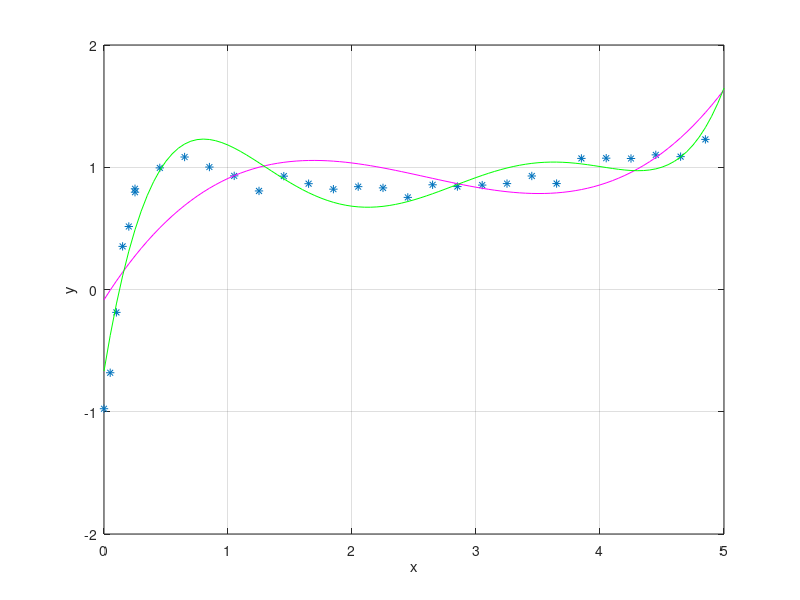

The MATLAB script that drew this image:
load testdata
xx=0:0.05:5;
p=polyfit(xs,us,3);
yy=polyval(p,xx);
plot(xs,us,'*',xx,yy,'m')
grid on
hold on
axis([0 5 -2 2])
p=polyfit(xs,us,5);
yy=polyval(p,xx);
plot(xx,yy,'g')
xlabel('x');ylabel('y')
hold off